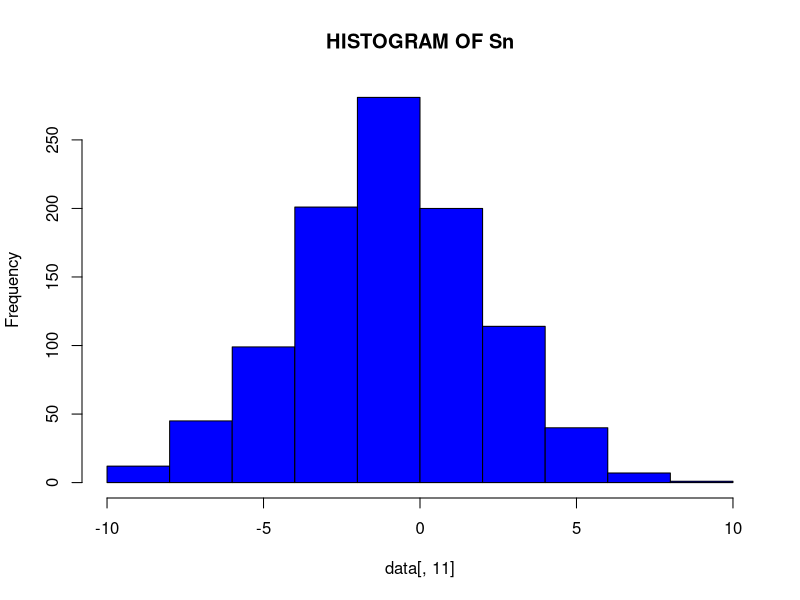

Recreate this plot in R.
## ---- chunk 1
#first we create a function for stock price @-@
S<-function(s0,u,p,n)
{
  #s0 is initial price,u is up factor, p is p(H), n is periods
  price<-numeric(n+1)
  price[1]<-s0
  for (i in 1:n)
  {
    Berno<-rbinom(1,1,p)
    if(Berno==1) {price[i+1]<-price[i]*u} else {price[i+1]<-price[i]/u}
  }
  return(price)
}
#Let So=5, u=2, d=0.5, p=2/3, q=1/3
S(5,2,2/3,5)
## ---- chunk 2
#first we create a function for random walk @-@
RW<-function(p,n)
{
  M<-numeric(n+1)
  M[1]<-0
  for(i in 1:n)
  {
    vector<-c(1,-1)
    x<-sample(vector,1,prob=c(p,1-p))
    M[i+1]<-M[i]+x
  }
  return(M)
}
RW(0.5,10)
## ---- chunk 3
data<-matrix(0,1000,11)
dimnames(data)<-list(1:1000,c("M0","M1","M2","M3","M4","M5","M6","M7","M8","M9","M10"))
for(i in 1:1000)
{
  M<-RW(0.5,10)
  for(j in 1:11)
  {
    data[i,j]<-M[j]
  }
}
#So the first 10 rows of data look like following:
data[1:10,]
#So the histogram of Sn look as the following
hist(data[,11],col="blue",main="HISTOGRAM OF Sn")
#So we can clearly see that the distribution of Sn nearly normal distribution @-@

